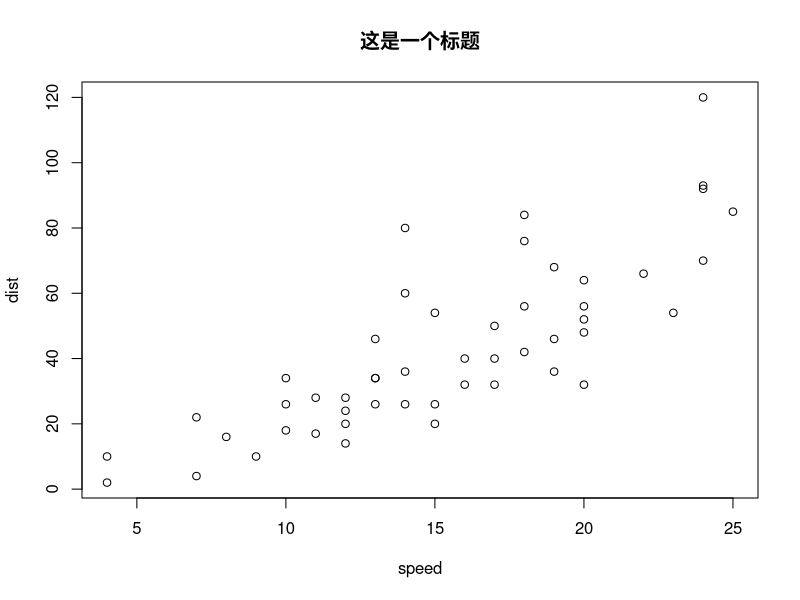

Here is the R script that generated this plot: (Note: this script raises an error after producing the figure.)
## ---- chunk 1
plot(cars, main = "这是一个标题")
## ---- chunk 2
xfun::session_info("bookdown")
